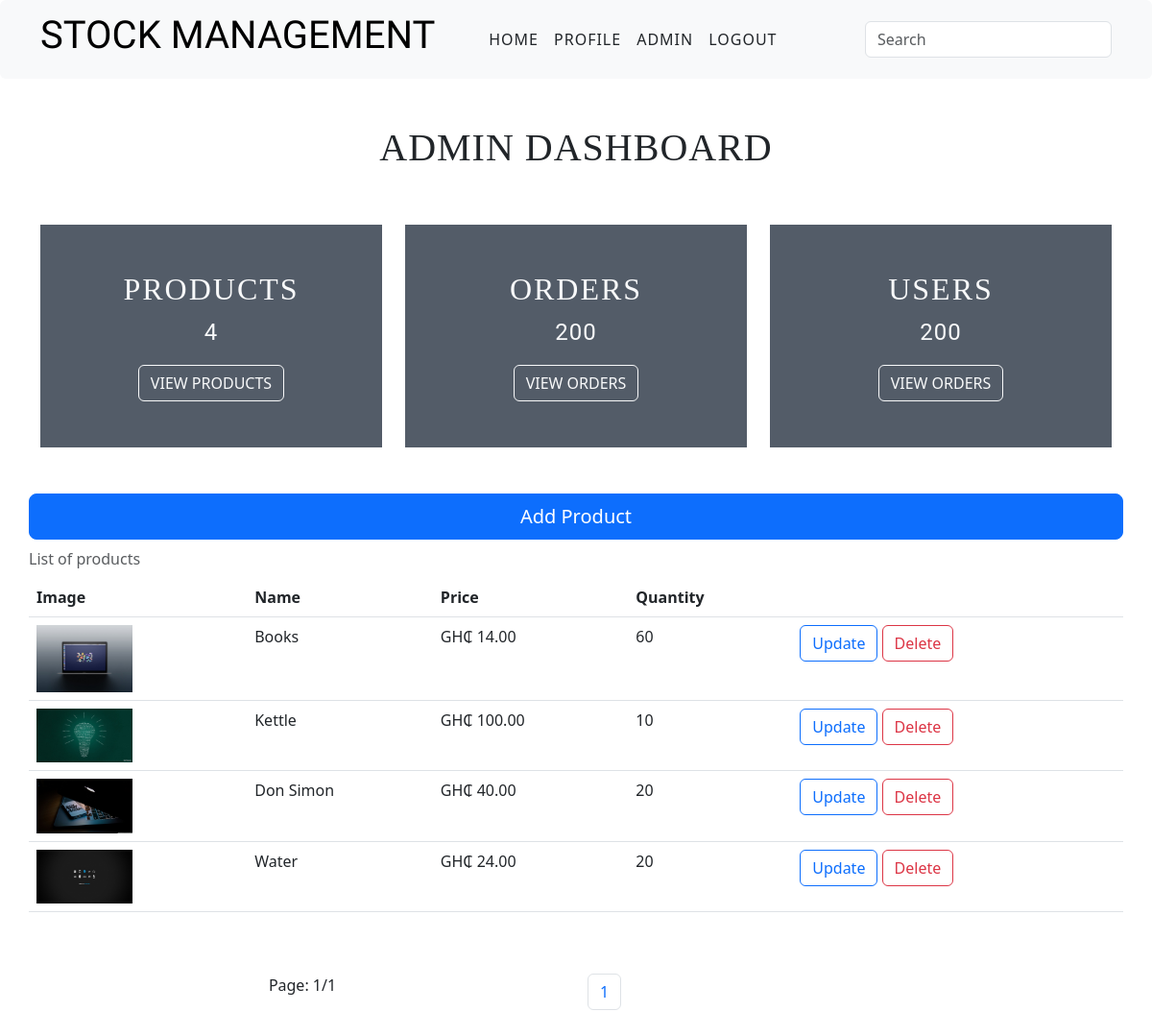
Before: /core/admin/ (signed in) with the older database file.
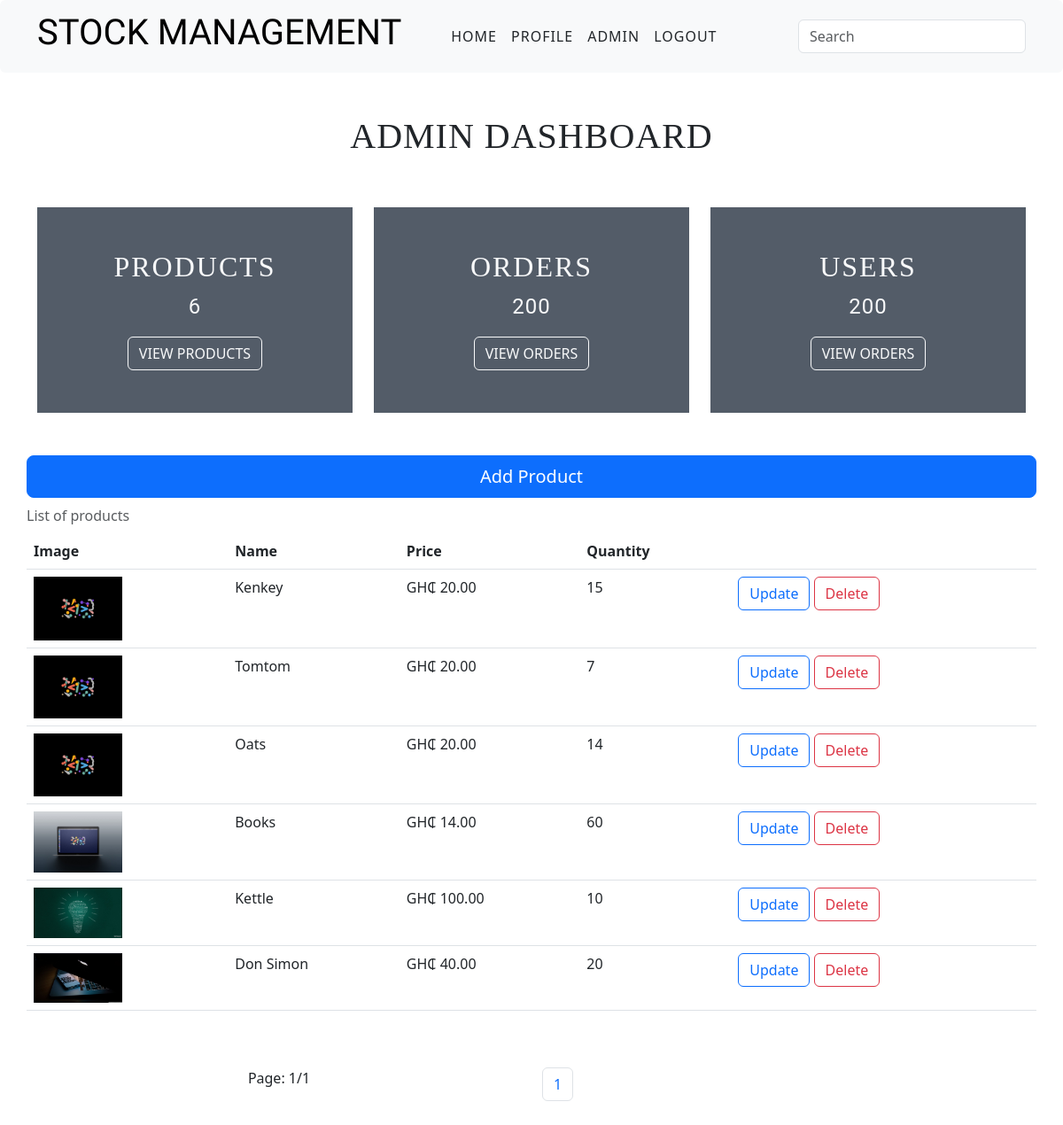
After: the same page with the newer database file.
### core/models.py (models this page shows, shortened)
class Product(models.Model):
    name = models.CharField(max_length=100)
    price = models.DecimalField(decimal_places=2,max_digits=9999)
    quantity = models.IntegerField()
    image = models.ImageField(upload_to='pictures/')
    created_at = models.DateTimeField(auto_now_add=True)
    updated_at = models.DateTimeField(auto_now=True)

### core/views.py (the view)
# urls.py: path('admin/', views.admin_view, name='admin'),
@user_passes_test(lambda u: u.is_superuser)
def admin_view(request):
    count =  Product.objects.count()
    users_count = User.objects.exclude(is_superuser=True).count()
    order_count = Order.objects.count()
    if request.method == 'POST':
        search = request.POST['search']
        products = Product.objects.filter(name__icontains=search).order_by('-created_at')
    else:
        products = Product.objects.all().order_by('-created_at')
    page = Paginator(products, 10)
    page_list = request.GET.get('page')
    page = page.get_page(page_list)
    context = {
        'page': page,
        'count': count,
        'users_count': users_count,
        'order_count': order_count
    }
    return render(request, 'core/product.html',context)

### core/templates/core/product.html (shortened to what this page needs)
{%extends 'base.html'%}
{%load static%}
{%block content%}
<div class="container">
    <div class="row text-center my-5">
        <h1 class="text-uppercase admin-text">Admin Dashboard</h1>
    </div>
    <div class="row">
        <div class="col">
            <div class="dashboard text-center py-5 text-light">
                <h4 class="text-uppercase">Products</h4>
                <p>{{count}}</p>
                <a class="btn btn-outline-light text-uppercase" href="{%url 'admin'%}">View Products</a>
            </div>
        </div>
        <div class="col">
            <div class="dashboard text-center py-5 text-light">
                <h4 class="text-uppercase">Orders</h4>
                <p>200</p>
                <a class="btn btn-outline-light text-uppercase" href="#">View Orders</a>
            </div>
        </div>
        <div class="col">
            <div class="dashboard text-center py-5 text-light">
                <h4 class="text-uppercase">Users</h4>
                <p>200</p>
                <a class="btn btn-outline-light text-uppercase" href="#">View Orders</a>
            </div>
        </div>
    </div>
    <div class="row my-5">
        <a href="{%url 'create-product'%}" class="btn btn-lg btn-primary">Add Product</a>
        <table class="table caption-top">
            <caption>List of products</caption>
            <thead>
                <tr>
                    <th scope="col">Image</th>
                    <th scope="col">Name</th>
                    <th scope="col">Price</th>
                    <th scope="col">Quantity</th>
                    <th scope="col"></th>
                </tr>
            </thead>
            <tbody>
                {%for product in page.object_list%}
                <tr>
                    <td><img src="{{product.image.url}}" class="img-fluid" width="100"></td>
                    <td>{{product.name}}</td>
                    <td>GH&#8373; {{product.price}}</td>
                    <td>{{product.quantity}}</td>
                    <td>
                        <a href="{%url 'update-product' product.id%}" class="btn btn-outline-primary">Update</a>
                        <a href="{%url 'delete' product.id%}" class="btn btn-outline-danger">Delete</a>
                    </td>
                </tr>
                {%endfor%}
            </tbody>
        </table>
    </div>
    <div class="row my-4 text-center">
        <div class="col">
            <p>Page: {{page.number}}/{{page.paginator.num_pages}}</p>
        </div>
        <div class="col">
            <nav aria-label="Page navigation example">
                <ul class="pagination">
                    {%for i in page.paginator.page_range%}
                    <li class="page-item"><a class="page-link" href="{%url 'admin'%}?page={{i}}">{{i}}</a></li>
                    {%endfor%}
                </ul>
            </nav>
        </div>
    </div>
</div>
{%endblock%}

### templates/base.html (shortened to what this page needs)
<!doctype html>
<html lang="en">
{%load static%}
<head>
    <link href="https://cdn.jsdelivr.net/npm/bootstrap@5.3.0-alpha1/dist/css/bootstrap.min.css" rel="stylesheet"
>
    <link rel="stylesheet" href="{%static 'style.css'%}">
</head>
<body>
    {%if user.is_authenticated%}
    {%include 'includes/navbar.html'%}
    {%endif%}
    {%block content%}{%endblock%}
</body>
</html>

### templates/includes/navbar.html (shortened to what this page needs)
<nav class="navbar navbar-expand-lg bg-light rounded" aria-label="Eleventh navbar example">
    <div class="container">
        <a class="navbar-brand text-uppercase me-5" href="#">
            <h3>Stock Management</h3>
        </a>
        <div class="collapse navbar-collapse" id="navbarsExample09">
            <ul class="navbar-nav me-auto mb-2 mb-lg-0">
                <li class="nav-item">
                    <a class="nav-link text-dark text-uppercase" aria-current="page" href="{%url 'dashboard'%}">Home</a>
                </li>
                <li class="nav-item">
                    <a class="nav-link text-dark text-uppercase" href="{%url 'profile'%}">Profile</a>
                </li>
                {%if user.is_superuser%}
                <li class="nav-item">
                    <a class="nav-link text-dark text-uppercase" href="{%url 'admin'%}">Admin</a>
                </li>
                {%endif%}
                <li class="nav-item">
                    <a class="nav-link text-dark text-uppercase" href="{%url 'logout'%}">Logout</a>
                </li>
            </ul>
            <form role="search" method="POST">
                <input class="form-control" type="search" placeholder="Search" aria-label="Search" name="search">
            </form>
        </div>
    </div>
</nav>

### static/style.css (style rules this page uses)
h3 { font-size: 2em; font-family: 'Cambo', serif; }
h1 { font-family: 'Roboto Serif', serif; }
.nav-link { letter-spacing: 1px; }
.admin-text { letter-spacing: 1px; }
.dashboard { background-color: #535c68; max-width: 400px; }
.dashboard h4 { font-size: 2em; letter-spacing: 2px; font-family: 'Roboto Serif', serif; }
.dashboard p { font-size: 1.5em; letter-spacing: 1px; font-family: 'Roboto', sans-serif; }

Changed rows visible on the page:
removed Product: image (picture), name "Water", price "24.00", quantity "20"
added Product: image (picture), name "Kenkey", price "20.00", quantity "15"
added Product: image (picture), name "Tomtom", price "20.00", quantity "7"
added Product: image (picture), name "Oats", price "20.00", quantity "14"
Other visible differences:
{{ count }}: "4" → "6"
